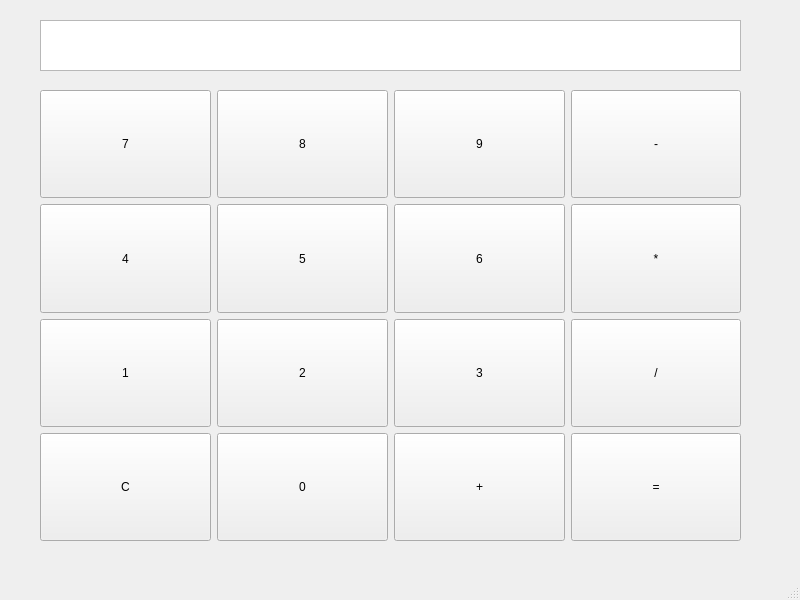
<?xml version="1.0" encoding="UTF-8"?>
<ui version="4.0">
 <class>CalWindow</class>
 <widget class="QMainWindow" name="CalWindow">
  <property name="geometry">
   <rect>
    <x>0</x>
    <y>0</y>
    <width>800</width>
    <height>600</height>
   </rect>
  </property>
  <property name="windowTitle">
   <string>CalWindow</string>
  </property>
  <widget class="QWidget" name="centralwidget">
   <widget class="QWidget" name="gridLayoutWidget">
    <property name="geometry">
     <rect>
      <x>40</x>
      <y>90</y>
      <width>701</width>
      <height>451</height>
     </rect>
    </property>
    <layout class="QGridLayout" name="gridLayout">
     <item row="2" column="0">
      <widget class="QPushButton" name="pushButton_1">
       <property name="sizePolicy">
        <sizepolicy hsizetype="Minimum" vsizetype="Expanding">
         <horstretch>0</horstretch>
         <verstretch>0</verstretch>
        </sizepolicy>
       </property>
       <property name="text">
        <string>1</string>
       </property>
      </widget>
     </item>
     <item row="0" column="1">
      <widget class="QPushButton" name="pushButton_8">
       <property name="sizePolicy">
        <sizepolicy hsizetype="Minimum" vsizetype="Expanding">
         <horstretch>0</horstretch>
         <verstretch>0</verstretch>
        </sizepolicy>
       </property>
       <property name="text">
        <string>8</string>
       </property>
      </widget>
     </item>
     <item row="3" column="0">
      <widget class="QPushButton" name="pushButton_Clear">
       <property name="sizePolicy">
        <sizepolicy hsizetype="Minimum" vsizetype="Expanding">
         <horstretch>0</horstretch>
         <verstretch>0</verstretch>
        </sizepolicy>
       </property>
       <property name="text">
        <string>C</string>
       </property>
      </widget>
     </item>
     <item row="2" column="1">
      <widget class="QPushButton" name="pushButton_2">
       <property name="sizePolicy">
        <sizepolicy hsizetype="Minimum" vsizetype="Expanding">
         <horstretch>0</horstretch>
         <verstretch>0</verstretch>
        </sizepolicy>
       </property>
       <property name="text">
        <string>2</string>
       </property>
      </widget>
     </item>
     <item row="1" column="1">
      <widget class="QPushButton" name="pushButton_5">
       <property name="sizePolicy">
        <sizepolicy hsizetype="Minimum" vsizetype="Expanding">
         <horstretch>0</horstretch>
         <verstretch>0</verstretch>
        </sizepolicy>
       </property>
       <property name="text">
        <string>5</string>
       </property>
      </widget>
     </item>
     <item row="0" column="0">
      <widget class="QPushButton" name="pushButton_7">
       <property name="sizePolicy">
        <sizepolicy hsizetype="Minimum" vsizetype="Expanding">
         <horstretch>0</horstretch>
         <verstretch>0</verstretch>
        </sizepolicy>
       </property>
       <property name="text">
        <string>7</string>
       </property>
      </widget>
     </item>
     <item row="0" column="2">
      <widget class="QPushButton" name="pushButton_9">
       <property name="sizePolicy">
        <sizepolicy hsizetype="Minimum" vsizetype="Expanding">
         <horstretch>0</horstretch>
         <verstretch>0</verstretch>
        </sizepolicy>
       </property>
       <property name="text">
        <string>9</string>
       </property>
      </widget>
     </item>
     <item row="3" column="2">
      <widget class="QPushButton" name="pushButton_add">
       <property name="sizePolicy">
        <sizepolicy hsizetype="Minimum" vsizetype="Expanding">
         <horstretch>0</horstretch>
         <verstretch>0</verstretch>
        </sizepolicy>
       </property>
       <property name="text">
        <string>+</string>
       </property>
      </widget>
     </item>
     <item row="1" column="3">
      <widget class="QPushButton" name="pushButton_mul">
       <property name="sizePolicy">
        <sizepolicy hsizetype="Minimum" vsizetype="Expanding">
         <horstretch>0</horstretch>
         <verstretch>0</verstretch>
        </sizepolicy>
       </property>
       <property name="text">
        <string>*</string>
       </property>
      </widget>
     </item>
     <item row="3" column="1">
      <widget class="QPushButton" name="pushButton_0">
       <property name="sizePolicy">
        <sizepolicy hsizetype="Minimum" vsizetype="Expanding">
         <horstretch>0</horstretch>
         <verstretch>0</verstretch>
        </sizepolicy>
       </property>
       <property name="text">
        <string>0</string>
       </property>
      </widget>
     </item>
     <item row="2" column="2">
      <widget class="QPushButton" name="pushButton_3">
       <property name="sizePolicy">
        <sizepolicy hsizetype="Minimum" vsizetype="Expanding">
         <horstretch>0</horstretch>
         <verstretch>0</verstretch>
        </sizepolicy>
       </property>
       <property name="text">
        <string>3</string>
       </property>
      </widget>
     </item>
     <item row="1" column="2">
      <widget class="QPushButton" name="pushButton_6">
       <property name="sizePolicy">
        <sizepolicy hsizetype="Minimum" vsizetype="Expanding">
         <horstretch>0</horstretch>
         <verstretch>0</verstretch>
        </sizepolicy>
       </property>
       <property name="text">
        <string>6</string>
       </property>
      </widget>
     </item>
     <item row="1" column="0">
      <widget class="QPushButton" name="pushButton_4">
       <property name="sizePolicy">
        <sizepolicy hsizetype="Minimum" vsizetype="Expanding">
         <horstretch>0</horstretch>
         <verstretch>0</verstretch>
        </sizepolicy>
       </property>
       <property name="text">
        <string>4</string>
       </property>
      </widget>
     </item>
     <item row="0" column="3">
      <widget class="QPushButton" name="pushButton_sub">
       <property name="sizePolicy">
        <sizepolicy hsizetype="Minimum" vsizetype="Expanding">
         <horstretch>0</horstretch>
         <verstretch>0</verstretch>
        </sizepolicy>
       </property>
       <property name="text">
        <string>-</string>
       </property>
      </widget>
     </item>
     <item row="2" column="3">
      <widget class="QPushButton" name="pushButton_div">
       <property name="sizePolicy">
        <sizepolicy hsizetype="Minimum" vsizetype="Expanding">
         <horstretch>0</horstretch>
         <verstretch>0</verstretch>
        </sizepolicy>
       </property>
       <property name="text">
        <string>/</string>
       </property>
      </widget>
     </item>
     <item row="3" column="3">
      <widget class="QPushButton" name="pushButton_equal">
       <property name="sizePolicy">
        <sizepolicy hsizetype="Minimum" vsizetype="Expanding">
         <horstretch>0</horstretch>
         <verstretch>0</verstretch>
        </sizepolicy>
       </property>
       <property name="minimumSize">
        <size>
         <width>170</width>
         <height>26</height>
        </size>
       </property>
       <property name="maximumSize">
        <size>
         <width>170</width>
         <height>16777215</height>
        </size>
       </property>
       <property name="text">
        <string>=</string>
       </property>
      </widget>
     </item>
    </layout>
   </widget>
   <widget class="QTextBrowser" name="textBrowser">
    <property name="geometry">
     <rect>
      <x>40</x>
      <y>20</y>
      <width>701</width>
      <height>51</height>
     </rect>
    </property>
   </widget>
  </widget>
  <widget class="QMenuBar" name="menubar">
   <property name="geometry">
    <rect>
     <x>0</x>
     <y>0</y>
     <width>800</width>
     <height>23</height>
    </rect>
   </property>
  </widget>
  <widget class="QStatusBar" name="statusbar"/>
 </widget>
 <resources/>
 <connections/>
</ui>
